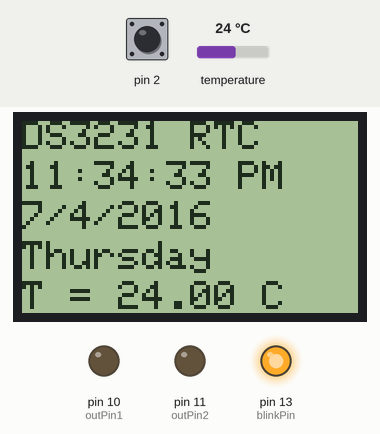
This sketch was run on a simulated Arduino Pro Mini, built with avr-gcc and run on an emulated ATmega328P. On the bench: 84×48 one-colour display, output pins drawn as LEDs (lit = HIGH). Wiring (inferred from the names in the program): DS3231 clock at I2C address 0x68. The test bench sets the inputs (shaded band); at power-on: pin 2 HIGH, temperature 24 °C. The local clock reads 2024-03-15 10:24:30 at power-on unless the sketch sets it.

Above: at 3.2 s.
3.3 s: pin 2 driven LOW
5.5 s: temperature set to 12 °C
At 7.0 s:
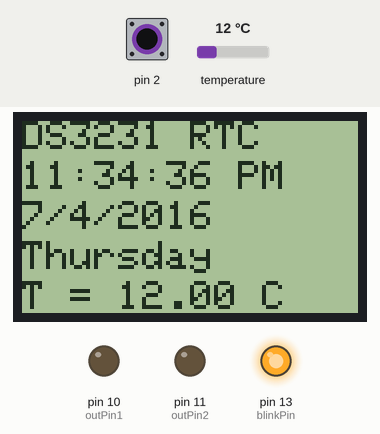
7.8 s: temperature set to 19 °C
At 8.8 s:
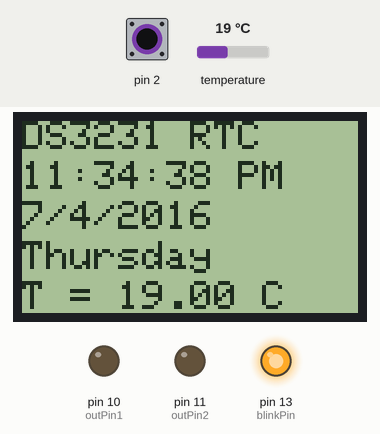
9.7 s: temperature set to 28 °C
At 10.5 s:
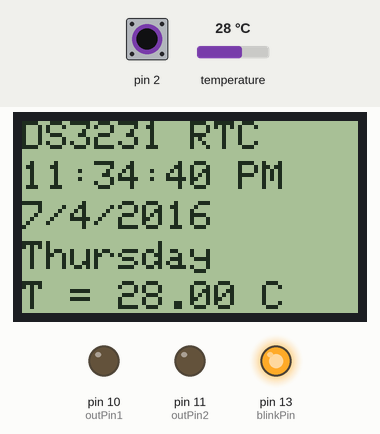
11.6 s: pin 2 pulsed HIGH 2 times (0.12 s each, 0.3 s apart)
At 12.09 s:
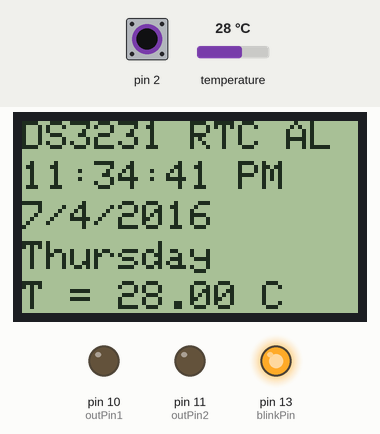
Timing chart, 0 to 14.6 s (numbered marks = the images above; inputs shaded):
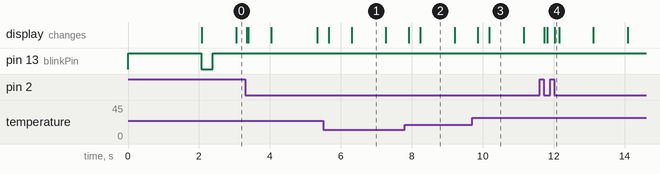

The sketch:

basic_test.ino
```cpp
// (licence header left out)
#include <Wire.h>
#include <SPI.h>
#include <Adafruit_GFX.h>
#include <Adafruit_PCD8544.h>

// Using NOKIA 5110 monochrome 84 x 48 pixel display
// pin 9 - Serial clock out (SCLK)
// pin 8 - Serial data out (DIN)
// pin 7 - Data/Command select (D/C)
// pin 5 - LCD chip select (CS)
// pin 6 - LCD reset (RST)
Adafruit_PCD8544 display = Adafruit_PCD8544(9, 8, 7, 5, 6);

// Define registers per Extremely Accurate I2C Integrated RTC/TCXO/Crystal data sheet
// http://datasheets.maximintegrated.com/en/ds/DS3231.pdf
//
#define SECOND             0x00
#define MINUTE             0x01
#define HOUR               0x02
#define DAY                0x03
#define DATE               0x04
#define MONTH              0x05
#define YEAR               0x06
#define ALARM_1_SECONDS    0x07
#define ALARM_1_MINUTES    0x08
#define ALARM_1_HOURS      0x09
#define ALARM_1_DAY_DATE   0x0A
#define ALARM_2_MINUTES    0x0B
#define ALARM_2_HOURS      0x0C
#define ALARM_2_DAY_DATE   0x0D
#define CONTROL            0x0E
#define STATUS             0x0F
#define AGING_OFFSET       0x10
#define MSB_TEMP           0x11
#define LSB_TEMP           0x12

#define AT24C32_ADDRESS    0x57  // On-board 32k byte EEPROM; 128 pages of 32 bytes each

// Using the GY-521 breakout board, I set ADO to 0 by grounding through a 4k7 resistor
// Seven-bit device address is 110100 for ADO = 0 and 110101 for ADO = 1
#define ADO 0
#if ADO
#define DS3231_ADDRESS 0x69  // Device address when ADO = 1
#else
#define DS3231_ADDRESS 0x68  // Device address when ADO = 0
#endif

// Pin definitions
#define intPin    0  // Hardware interrupt 0 is Pro Mini pin #2
#define blinkPin 13  // Blink LED on Teensy or Pro Mini when updating
#define outPin1  10  // Use this pin to output to light LED when Alarm 1 or 2 is triggered
#define outPin2  11  // Use this output pin for sound
boolean blinkOn = false;

uint8_t seconds, minutes, hours, date, day, month, year, century;
boolean PM;
float temperature;

uint32_t delt_t = 0; // used to control display output rate
uint32_t count = 0;  // used to control display output rate

void setup()
{
  Wire.begin();
  Serial.begin(38400);

  // Set up the interrupt pin, which is active low, open-drain
  attachInterrupt(intPin, alarmChange, FALLING); // activate interrupt when pin goes low
  pinMode(blinkPin, OUTPUT);                       // blink LED on pin 13 when timer is operating
  digitalWrite(blinkPin, HIGH);                    // start out with LED 13 on
  pinMode(outPin1, OUTPUT);                         // output on this pin when alarm 1 triggered
  pinMode(outPin2, OUTPUT);                         // output on this pin when alarm 1 triggered
  digitalWrite(outPin1, LOW);                       // start out with the output pin low
  analogWrite(outPin2, 0);                       // start out with the output pin low

  display.begin();         // Initialize the display
  display.setContrast(60); // Set the contrast
  display.setRotation(0);  //  0 or 2) width = width, 1 or 3) width = height, swapped etc.

// Start device display with ID of sensor
  display.clearDisplay();
  display.setTextSize(2);
  display.setCursor(0,0); display.print("DS3231");
  display.setTextSize(1);
  display.setCursor(20, 20); display.print("RTC");
  display.setCursor(0, 30); display.print("time/date");
  display.setCursor(0, 40); display.print("temperature");
  display.display();
  delay(2000);

// Set up for data display
  display.setTextSize(1);      // Set text size to normal, 2 is twice normal etc.
  display.setTextColor(BLACK); // Set pixel color; 1 on the monochrome screen
  display.clearDisplay();      // clears the screen and buffer


  // Once the time is set, there is no need to continue to set it since the batteries,
  // either external or internal will keep time even when not connected to a microcontroller.
  // Set minute
  writeByte(DS3231_ADDRESS, MINUTE, 0x34);
  // Set hour, AM/PM (PM = bit 5 = 1), 12-hour display (bit 6 = 1) or 24-hour display (bit 6 = 0)
  writeByte(DS3231_ADDRESS, HOUR, 0x11 | 0x20 | 0x40);
  // Set date
  writeByte(DS3231_ADDRESS, DATE, 0x04);
  // Set day
  writeByte(DS3231_ADDRESS, DAY, 0x04);
  // Set month
  writeByte(DS3231_ADDRESS, MONTH, 0x07);
  // Set Year
  writeByte(DS3231_ADDRESS, YEAR, 0x16);

  // Configure interrupt and Alarms
  writeByte(DS3231_ADDRESS, STATUS, readByte(DS3231_ADDRESS, STATUS) & ~0x01); // clear Alarm 1 flag
  writeByte(DS3231_ADDRESS, STATUS, readByte(DS3231_ADDRESS, STATUS) & ~0x02); // clear Alarm 2 flag

  // Configure Alarms , interrupt, and square wave output
  byte c = readByte(DS3231_ADDRESS, CONTROL);
  writeByte(DS3231_ADDRESS, CONTROL, 0x07); // Enable interrupt and Alarm 1 and Alarm 2

// Configure Alarm 1 time and mask bits
  c = readByte(DS3231_ADDRESS, ALARM_1_SECONDS);
  writeByte(DS3231_ADDRESS,ALARM_1_SECONDS, 0x30);   // Set Alarm 1 when seconds match 30 seconds
  c = readByte(DS3231_ADDRESS, ALARM_1_MINUTES);
  writeByte(DS3231_ADDRESS, ALARM_1_MINUTES, c | 0x80);
  c = readByte(DS3231_ADDRESS, ALARM_1_HOURS);
  writeByte(DS3231_ADDRESS, ALARM_1_HOURS, c | 0x80);
  c = readByte(DS3231_ADDRESS, ALARM_1_DAY_DATE);
  writeByte(DS3231_ADDRESS, ALARM_1_DAY_DATE, c | 0x80);

  // Configure Alarm 2 time and mask bits
  c = readByte(DS3231_ADDRESS, ALARM_2_MINUTES);
  writeByte(DS3231_ADDRESS, ALARM_2_MINUTES, c | 0x80); // Set alarm 2 to trigger every minute
  c = readByte(DS3231_ADDRESS, ALARM_2_HOURS);
  writeByte(DS3231_ADDRESS, ALARM_2_HOURS, c | 0x80);
  c = readByte(DS3231_ADDRESS, ALARM_2_DAY_DATE);
  writeByte(DS3231_ADDRESS, ALARM_2_DAY_DATE, c | 0x80);

 /*
This sketch uses a speaker to play songs when the alarm triggers or the hours strike.
The Arduino's tone() command will play notes of a given frequency.
We'll provide a function that takes in note characters (a-g),
and returns the corresponding frequency from this table:
  note 	frequency
  c     131 Hz
  d     147 Hz
  e     165 Hz
  f     174 Hz
  g     196 Hz
  a     220 Hz
  b     247 Hz
 only notes up to 255 Hz can be encoded in a single byte!
 The AT24C32 can store 128 32-byte songs, one for each 24 hours in the day and plenty left over for alarms!
For more information, see http://arduino.cc/en/Tutorial/Tone

  // Test to see if we can write a 32-byte page to the 4K-byte EEPROM and read it again
  // Once the data are on the EEPROM, they don't have tp be written again, but can be read over and over.
  uint8_t song1[32] = {131, 131, 131, 131, 147, 147, 147, 147, 196, 196, 196, 196, 220, 220, 220, 220, 131, 131, 131, 131, 147, 147, 147, 147, 196, 196, 196, 196, 131, 131, 131, 131};
  // Test to see if we can write a 32-byte page to the 4K-byte EEPROM and read it again
  uint8_t page = 1;  // write to page 64 out of 127 (0 - 127 pages available)
  uint8_t entry = 0;  // start with entry 0 of 31 ( 0 - 31 byte locations per page)
  for (int ii = 0; ii < 32; ii++) {  // write the whole page
  writeEEPROM(AT24C32_ADDRESS, page, entry, song1[ii]);
  entry++;
  }
  for (int entry = 0; entry < 32; entry++) {
  uint8_t data = readEEPROM(AT24C32_ADDRESS, page, entry);
  Serial.print("page = "); Serial.print(page); Serial.print("  entry = "); Serial.print(entry); Serial.print("  data = "); Serial.println(data);
  }
 */
}

void loop()
{
   // If device is not busy, read time, date, and temperature
   byte c = readByte(DS3231_ADDRESS, STATUS) & 0x04;
   if(!c) {  // if device not busy

  // These interrupts require constant polling of the STATUS register which takes a lot of time,
  // which the microcontroller might not be able to spare. If the micrcontroller has a lot of other things to do
  // or we want to save power by only waking up the microcontroller when something requires its attention, use the
  // hardware interrupt routine alarmChange().
   c = readByte(DS3231_ADDRESS, STATUS);           // Read STATUS register of DS3231 RTC
   if(c & 0x01) {                                  // If Alarm1 flag set, take some action
     digitalWrite(outPin1, HIGH);                  // Turn on extenal LED

  // play song1
     for (uint8_t entry = 0; entry < 32; entry++) {
       uint8_t data = readEEPROM(AT24C32_ADDRESS, 1, entry);
       tone(outPin2, data, 50);  delay(50);
     }
     noTone(outPin2);                              // End song1

     digitalWrite(outPin1, LOW);                   // Turn off external LED
     writeByte(DS3231_ADDRESS, STATUS, c & ~0x01); // clear Alarm 1 flag if already set
   }
   if(c & 0x02) {                                  // If Alarm 2 flag set, take some action
     digitalWrite(outPin1, HIGH);                  // Turn on extenal LED

  // play song1
     for (uint8_t entry = 0; entry < 32; entry++) {
       uint8_t data = readEEPROM(AT24C32_ADDRESS, 1, entry);
       tone(outPin2, data, 50); delay(50);
     }
     noTone(outPin2);                              // End song1

     digitalWrite(outPin1, LOW);                   // Turn off extenal LED
     writeByte(DS3231_ADDRESS, STATUS, c & ~0x02); // clear Alarm 2 flag if already set
   }

    // get time
    seconds = readSeconds();
    minutes = readMinutes();
    hours   = readHours();
    PM      = readPM();

    day     = readDay();
    date    = readDate();
    month   = readMonth();
    year    = readYear();
    century = readCentury();

    // get temperature
    temperature = readTempData();  // Read the temperature
   }

    // Serial print and/or display at 0.5 s rate independent of data rates
    delt_t = millis() - count;
    if (delt_t > 300) { // update LCD once per half-second independent of read rate
    digitalWrite(blinkPin, blinkOn);

    display.clearDisplay();

    display.setCursor(0, 0); display.print("DS3231 RTC");

    display.setCursor(0, 10);
    if(hours < 10)   {display.print("0"); display.print(hours);}   else display.print(hours);
    display.print(":");
    if(minutes < 10) {display.print("0"); display.print(minutes);} else display.print(minutes);
    display.print(":");
    if(seconds < 10) {display.print("0"); display.print(seconds);} else display.print(seconds);
    if(PM) display.print(" PM"); else display.print(" AM");

    display.setCursor(0, 20); display.print(month); display.print("/"); display.print(date); display.print("/20"); display.print(year);

    display.setCursor(0, 30);
    if(day == 1) display.print("Monday");
    if(day == 2) display.print("Tuesday");
    if(day == 3) display.print("Wednesday");
    if(day == 4) display.print("Thursday");
    if(day == 5) display.print("Friday");
    if(day == 6) display.print("Saturday");
    if(day == 7) display.print("Sunday");

    display.setCursor(0, 40); display.print("T = "); display.print(temperature, 2); display.print(" C");
    display.display();

    blinkOn = ~blinkOn;
    count = millis();
}
  }

//===================================================================================================================
//====== Set of useful function to access acceleratio, gyroscope, and temperature data
//===================================================================================================================
// Write one byte to the EEPROM
  void writeEEPROM(uint8_t EEPROMaddress, uint8_t page, uint8_t entry, uint8_t data)
  {
    // Construct EEPROM address from page and entry input
    // There are 128 pages and 32 entries (bytes) per page
    // EEPROM address are 16-bit (2 byte) address where the MS four bits are zero (or don't care)
    // the next seven MS bits are the page and the last five LS bits are the entry location on the page
    uint16_t pageEntryAddress = (uint16_t) ((uint16_t) page << 5) | entry;
    uint8_t  highAddressByte  = (uint8_t) (pageEntryAddress >> 8);  // byte with the four MSBits of the address
    uint8_t  lowAddressByte   = (uint8_t) (pageEntryAddress - ((uint16_t) highAddressByte << 8)); // byte with the eight LSbits of the address

    Wire.beginTransmission(EEPROMaddress);    // Initialize the Tx buffer
    Wire.write(highAddressByte);              // Put slave register address 1 in Tx buffer
    Wire.write(lowAddressByte);               // Put slave register address 2 in Tx buffer
    Wire.write(data);                         // Put data in Tx buffer
    delay(10);                                // maximum write cycle time per data sheet
    Wire.endTransmission();                   // Send the Tx buffer
    delay(10);
  }

// Read one byte from the EEPROM
    uint8_t readEEPROM(uint8_t EEPROMaddress, uint8_t page, uint8_t entry)
{
    uint16_t pageEntryAddress = (uint16_t) ((uint16_t) page << 5) | entry;
    uint8_t  highAddressByte  = (uint8_t) (pageEntryAddress >> 8);  // byte with the four MSBits of the address
    uint8_t  lowAddressByte   = (uint8_t) (pageEntryAddress - ((uint16_t)highAddressByte << 8)); // byte with the eight LSbits of the address

    uint8_t data;                                    // `data` will store the register data
    Wire.beginTransmission(EEPROMaddress);           // Initialize the Tx buffer
    Wire.write(highAddressByte);                     // Put slave register address 1 in Tx buffer
    Wire.write(lowAddressByte);                      // Put slave register address 2 in Tx buffer
    Wire.endTransmission(false);                     // Send the Tx buffer, but send a restart to keep connection alive
    Wire.requestFrom(EEPROMaddress, (uint8_t) 1);    // Read one byte from slave register address
    delay(10);                                       // maximum write cycle time per data sheet
    data = Wire.read();                              // Fill Rx buffer with result
    delay(10);
    return data;                                     // Return data read from slave register
}

   void alarmChange()  // If either Alarm is triggered, take some action
   {
   display.setCursor(66,0); display.print("AL");
   display.display();
   }

    uint8_t readSeconds()
  {
    uint8_t data;
    data = readByte(DS3231_ADDRESS, SECOND);
    return ((data >> 4) * 10) + (data & 0x0F);
  }

  uint8_t readMinutes()
  {
    uint8_t data;
    data = readByte(DS3231_ADDRESS, MINUTE);
    return ((data >> 4) * 10) + (data & 0x0F);
  }

  uint8_t readHours()
  {
    uint8_t data;
    data = readByte(DS3231_ADDRESS, HOUR);
    return (((data & 0x10) >> 4) * 10) + (data & 0x0F);
  }

  boolean readPM()
  {
    uint8_t data;
    data = readByte(DS3231_ADDRESS, HOUR);
    return (data & 0x20);
  }

  uint8_t readDay()
  {
    uint8_t data;
    data = readByte(DS3231_ADDRESS, DAY);
    return data;
  }

  uint8_t readDate()
  {
    uint8_t data;
    data = readByte(DS3231_ADDRESS, DATE);
    return ((data >> 4) * 10) + (data & 0x0F);
  }

  uint8_t readYear()
  {
    uint8_t data;
    data = readByte(DS3231_ADDRESS, YEAR);
    return ((data >> 4) * 10) + (data & 0x0F);
  }

  uint8_t readMonth()
  {
    uint8_t data;
    data = readByte(DS3231_ADDRESS, MONTH);
    return (((data & 0x10) >> 4) * 10) + (data & 0x0F);
  }

  uint8_t readCentury()
  {
    uint8_t data;
    data = readByte(DS3231_ADDRESS, MONTH);
    return data >> 7;
  }

  float readTempData()
{
  uint8_t rawData[2];  // x/y/z gyro register data stored here
  readBytes(DS3231_ADDRESS, MSB_TEMP, 2, &rawData[0]);  // Read the two raw data registers sequentially into data array
  return ((float) ((int8_t)rawData[0])) + ((float)((int8_t)rawData[1] >> 6) * 0.25) ;  // Construct the temperature in degrees C
}


        void writeByte(uint8_t address, uint8_t subAddress, uint8_t data)
{
	Wire.beginTransmission(address);  // Initialize the Tx buffer
	Wire.write(subAddress);           // Put slave register address in Tx buffer
	Wire.write(data);                 // Put data in Tx buffer
	Wire.endTransmission();           // Send the Tx buffer
}

        uint8_t readByte(uint8_t address, uint8_t subAddress)
{
	uint8_t data; // `data` will store the register data
	Wire.beginTransmission(address);         // Initialize the Tx buffer
	Wire.write(subAddress);	                 // Put slave register address in Tx buffer
	Wire.endTransmission(false);             // Send the Tx buffer, but send a restart to keep connection alive
	Wire.requestFrom(address, (uint8_t) 1);  // Read one byte from slave register address
	data = Wire.read();                      // Fill Rx buffer with result
	return data;                             // Return data read from slave register
}

        void readBytes(uint8_t address, uint8_t subAddress, uint8_t count, uint8_t * dest)
{
	Wire.beginTransmission(address);   // Initialize the Tx buffer
	Wire.write(subAddress);            // Put slave register address in Tx buffer
	Wire.endTransmission(false);       // Send the Tx buffer, but send a restart to keep connection alive
	uint8_t i = 0;
        Wire.requestFrom(address, count);  // Read bytes from slave register address
	while (Wire.available()) {
        dest[i++] = Wire.read(); }         // Put read results in the Rx buffer
}
```

Measured:
- after the input at 11.6 s, the display: changes after 0.13 s (image 4)
- what the display in image 1 shows lasts 1.0 s, from 6.3 s to 7.3 s
